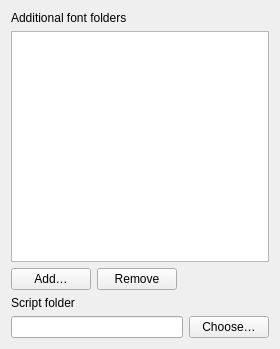
<?xml version="1.0" encoding="UTF-8"?>
<ui version="4.0">
 <class>FSW_FontsScripts</class>
 <widget class="QWizardPage" name="FSW_FontsScripts">
  <property name="geometry">
   <rect>
    <x>0</x>
    <y>0</y>
    <width>280</width>
    <height>349</height>
   </rect>
  </property>
  <property name="title">
   <string>Fonts &amp; scripts</string>
  </property>
  <property name="subTitle">
   <string>Extra folders to search. Most people can leave these empty.</string>
  </property>
  <layout class="QVBoxLayout" name="fsLayout">
   <item>
    <widget class="QLabel" name="fontLabel">
     <property name="text">
      <string>Additional font folders</string>
     </property>
    </widget>
   </item>
   <item>
    <widget class="QListWidget" name="fontList"/>
   </item>
   <item>
    <layout class="QHBoxLayout" name="fontButtons">
     <item>
      <widget class="QPushButton" name="addFontButton">
       <property name="text">
        <string>Add…</string>
       </property>
      </widget>
     </item>
     <item>
      <widget class="QPushButton" name="removeFontButton">
       <property name="text">
        <string>Remove</string>
       </property>
      </widget>
     </item>
     <item>
      <spacer name="fontBtnSpacer">
       <property name="orientation">
        <enum>Qt::Orientation::Horizontal</enum>
       </property>
       <property name="sizeHint" stdset="0">
        <size>
         <width>0</width>
         <height>0</height>
        </size>
       </property>
      </spacer>
     </item>
    </layout>
   </item>
   <item>
    <widget class="QLabel" name="scriptLabel">
     <property name="text">
      <string>Script folder</string>
     </property>
    </widget>
   </item>
   <item>
    <layout class="QHBoxLayout" name="scriptPathLayout">
     <item>
      <widget class="QLineEdit" name="scriptPathEdit">
       <property name="readOnly">
        <bool>true</bool>
       </property>
      </widget>
     </item>
     <item>
      <widget class="QPushButton" name="scriptBrowseButton">
       <property name="text">
        <string>Choose…</string>
       </property>
      </widget>
     </item>
    </layout>
   </item>
  </layout>
 </widget>
 <resources/>
 <connections/>
</ui>
